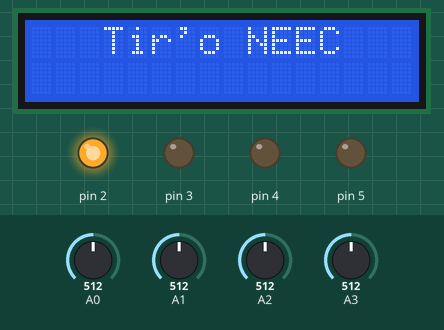
Bench run of a sketch on a simulated Arduino Uno, built with avr-gcc and run on an emulated ATmega328P. Parts: 16×2 character LCD, output pins drawn as LEDs (lit = HIGH). Inputs (shaded band) come from the test bench; at power-on: A3 = 512, A2 = 512, A0 = 512, A1 = 512. Random numbers use the default seed unless the sketch sets one; what the sketch prints to the serial monitor is not drawn.

Above: at 1.2 s.
1.3 s: A3 set to 683
At 3.5 s:
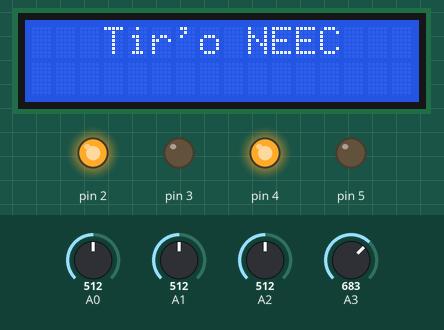
4.3 s: A3 set to 716
At 5.6 s:
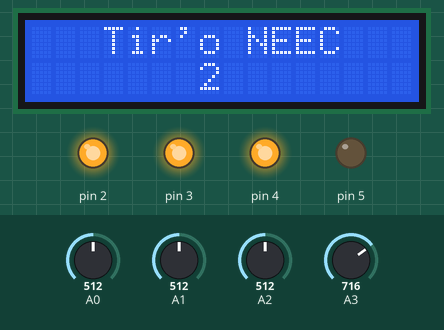
6.8 s: A2 set to 769
8.3 s: A2 set to 795
At 9.1 s:
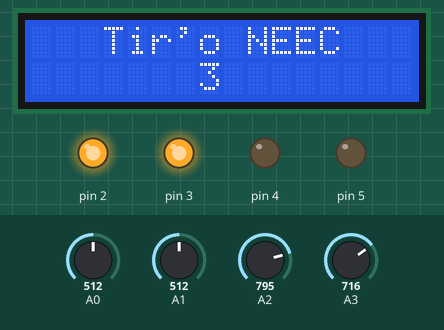
9.8 s: A0 set to 805
12.8 s: A0 set to 829
At 13.7 s:
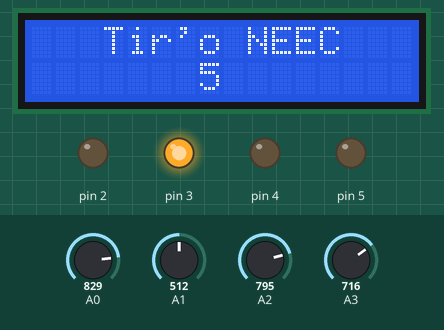
Timing chart, 0 to 15.8 s (numbered marks = the images above; inputs shaded):
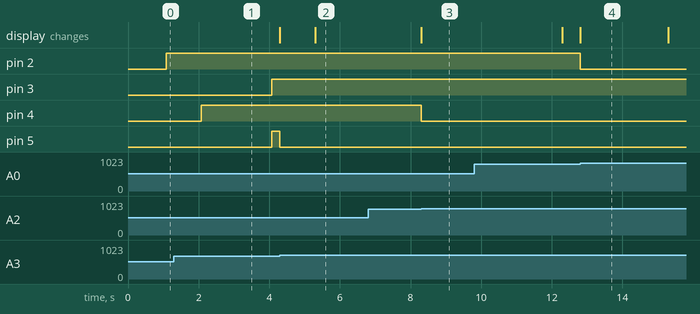

Measured:
- the behaviour switches between 700 and 701 on A3 (found by bisection; images 1 and 2)
- the behaviour switches between 780 and 781 on A2 (found by bisection; images 2 and 3)
- the behaviour switches between 820 and 821 on A0 (found by bisection; images 3 and 4)
- after the input at 4.3 s, pin 5: HIGH → LOW at once; the display: first changes at once (image 2 shows a later state)
- after the input at 6.8 s, every drawn part: stays the same
- after the input at 8.3 s, pin 4: HIGH → LOW at once; the display: changes at once (image 3)
- after the input at 12.8 s, pin 2: HIGH → LOW at once

The sketch:

tiro_neec_lcd_version.ino
```cpp
//Esta é a versão que se mete no nosso Tir'ó NEEC (o mais bonitinho).
//Dá para dar fine tune da sensibilidade de cada LDR separadamente.

/* including needed external libraries */
#include <LiquidCrystal_I2C.h> //must be installed externally from: https://github.com/fdebrabander/Arduino-LiquidCrystal-I2C-library
#include <Wire.h>

//initialize lcd
LiquidCrystal_I2C lcd(0x27, 16, 2);

/* defining CONSTANT values */
#define MIN 1
#define MAX 8
#define DURATION 30 //the game lasts 30 seconds
#define TARGETNUM 4 //number of sensors

/* GLOBAL variables declaration */

/* and variables to our game functioning*/
/* declare timer variables */
long off_time[TARGETNUM] = {0}, off_start[TARGETNUM] = {0}, start_time;
/* auxiliary */
int i, j, pontos = 0;
/* led and sensor state */
int led[TARGETNUM] = {0}, lux[TARGETNUM] = {0};

/* THE SETUP only runs ONCE when the arduino starts */
void setup()
{
  /* for serial communication */
  Serial.begin(9600); // https://www.arduino.cc/en/serial/begin
  /* to provide random seed with NOISE from an unused analog */
  randomSeed(analogRead(5)); // https://en.wikipedia.org/wiki/Random_seed
  lcd.init();
  lcd.backlight();
  lcd.clear();
  lcd.setCursor(3,0);
  lcd.print("Tir'o NEEC");

  /* to set pins as INPUTS for sensors and OUTPUTS for leds */
  // NOTE: making it more scalable don't use the ledsets
  for(i=0; i<TARGETNUM; i++)
    pinMode(i+2,OUTPUT); // digital 1 and 0 are for serial


  /* set initial states */
  for(i=0; i<TARGETNUM; i++)
  {
    /* all leds are stated to be off */
    led[i] = 0;
    digitalWrite(i+2 , LOW);
    /* and the state started now - millis */
    off_start[i] = millis();
    /* until a random decided value */
    off_time[i] = random(MIN, MAX) * 1000; //Defines off time for the LED
  }
  /* the game started now */
  start_time = millis();
  lcd.clear();
  lcd.setCursor(3,0);
  lcd.print("Tir'o NEEC");

}

/* THE LOOP runs in a PERMANENT MODE repeating it's code sequencially */
void loop()
{

  /* if the 30 seconds elapsed show an end game animation */
  if(millis() - start_time >= DURATION * 1000)
  {
    /* turn on and off 3 times */
    for (j = 0; j < 3; ++j)
    {
      for(i=0;i<TARGETNUM;i++)
        digitalWrite(i+2 , HIGH);
      delay(100);
      for(i=0;i<TARGETNUM;i++)
        digitalWrite(i+2 , LOW);
      delay(100);
    }
    /* and wait for game reset with some passive waiting */
    while(1)
    {
      Serial.print("Final score: ");  Serial.println(pontos);
      delay(DURATION*1000);
    }
  }

  /* if leds timer has finished, turn them on! */
  for (i = 0; i < TARGETNUM; i++)
  {
    if (led[i] == 0 && millis() - off_start[i] >= off_time[i])
    {
      digitalWrite(i+2 , HIGH);
      led[i] = 1;
    }
  }

  /* check if sensor was hit by laser */
  for (i = 0; i < TARGETNUM; i++)
  {
    /*NOTE: while analogRead(A0) is more correct, analogRead(0) translates to read from A0 */
    //Serial.println(lux[3]); /* adjust sensors */
    lux[i] = analogRead(i);
    //Serial.print(lux[i]);
  }
  //Serial.print(lux[0]);Serial.print("\t");Serial.print(lux[1]);Serial.print("\t");Serial.print(lux[2]);Serial.print("\t");Serial.print(lux[3]);Serial.println();
  /* if it was hit while available, register points*/
  //for (i = 0; i < TARGETNUM; i++)
  //{
    //blue target
    if (lux[0] > 820 && led[0] == 1)
    {
      /* it was hit, so turn it off again */
      digitalWrite(2 , LOW);
      led[0] = 0;

      /* the state started now - millis */
      off_start[0] = millis();
      /* with new random waiting time*/
      off_time[0] = random(MIN, MAX) * 1000;

      /* count points and log them to console */
      pontos += 1;
      printPontos(pontos);
    }
    //green target
    if (lux[1] > 820 && led[1] == 1)
    {
      /* it was hit, so turn it off again */
      digitalWrite(3 , LOW);
      led[1] = 0;

      /* the state started now - millis */
      off_start[1] = millis();
      /* with new random waiting time*/
      off_time[1] = random(MIN, MAX) * 1000;

      /* count points and log them to console */
      pontos += 1;
      printPontos(pontos);
    }
    //red target
    if (lux[2] > 780 && led[2] == 1)
    {
      /* it was hit, so turn it off again */
      digitalWrite(4 , LOW);
      led[2] = 0;

      /* the state started now - millis */
      off_start[2] = millis();
      /* with new random waiting time*/
      off_time[2] = random(MIN, MAX) * 1000;

      /* count points and log them to console */
      pontos += 1;
      printPontos(pontos);
    }
    //yellow target
    if (lux[3] > 700 && led[3] == 1)
    {
      /* it was hit, so turn it off again */
      digitalWrite(5 , LOW);
      led[3] = 0;

      /* the state started now - millis */
      off_start[3] = millis();
      /* with new random waiting time*/
      off_time[3] = random(MIN, MAX) * 1000;

      /* count points and log them to console */
      pontos += 1;
      printPontos(pontos);
    }
  //}
}

void printPontos(int pontos){
  if(pontos==10){
    lcd.clear();
    lcd.setCursor(3,0);
    lcd.print("Tir'o NEEC");
  }
  lcd.setCursor(7,1);
  lcd.print(pontos);
  Serial.println(pontos);
}
```
